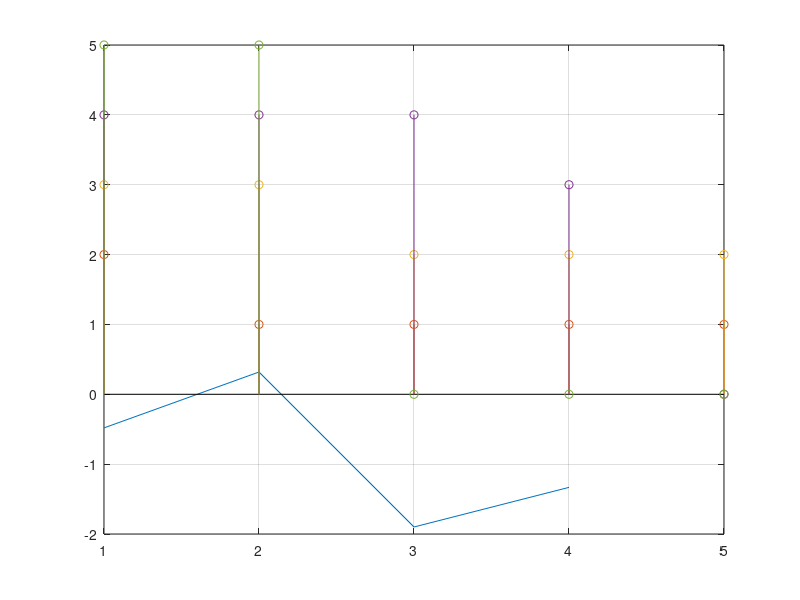

The MATLAB source for this figure:
%Computation of non-bonded interactions%
%Verlet list Generation based on verlet list algorithm for N

clc,clear
npart=input('Enter Number of Particles');
x=rand;
x=ones(npart)*x;
for i=1:npart 
    nlist(i)=0; % #initializing the Verlet lists
    xv(i)=10*rand; %# storing the positions of particles 
end

for i=1:npart-1    
    x(i)=x(i)*rand+1;   % Generate Randomized values 
    
    for j=i+1:npart
        x(j)=x(j)*rand+1;   % Generating list of randomized values
        xr(i)=x(i)-x(j);
        rv=xv(i)-xv(j);        
        if (abs(xr)<rv)                         % Determining if the particle j belongs to the verlet list of i and vice vers
            nlist(i)=nlist(i)+1;             %Advancing the counters in Verlet Lists
            nlist(j)=nlist(j)+1;
       list(i,nlist(i))=j;                   %Storing the particles i and j in respective 
       list(j,nlist(j))=i;                   %Verlet lists 
        end
    end
end
plot(xr)
hold on
stem(list)
grid on
